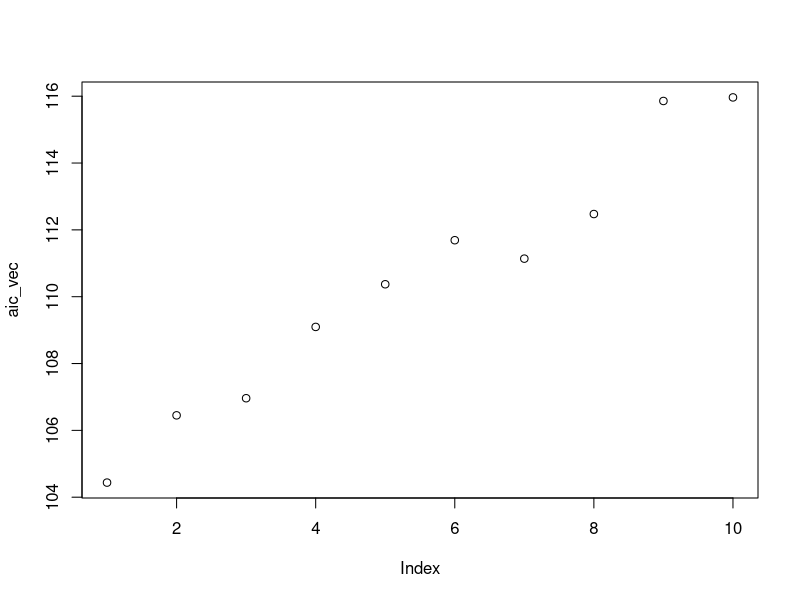
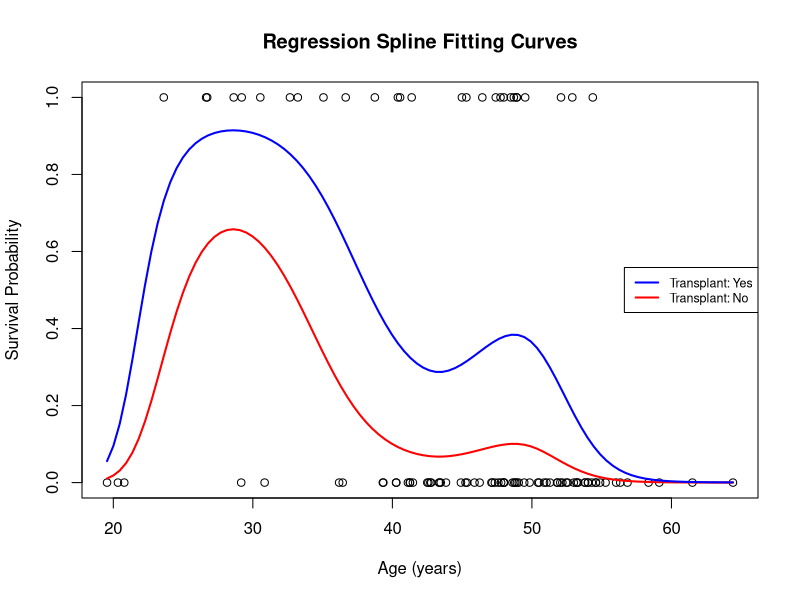
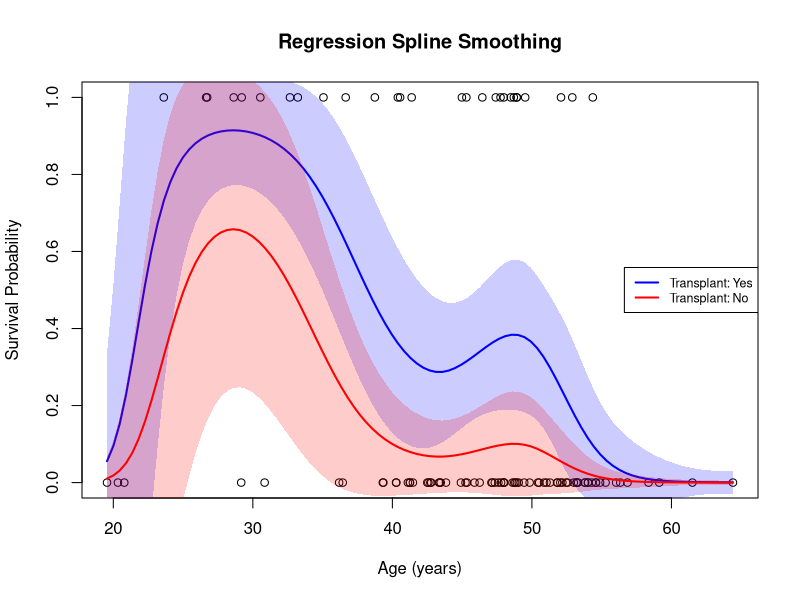
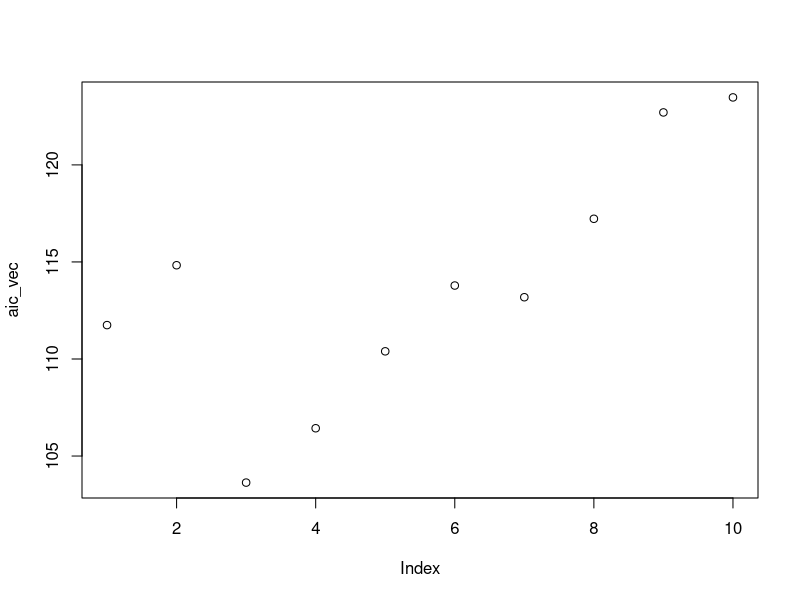
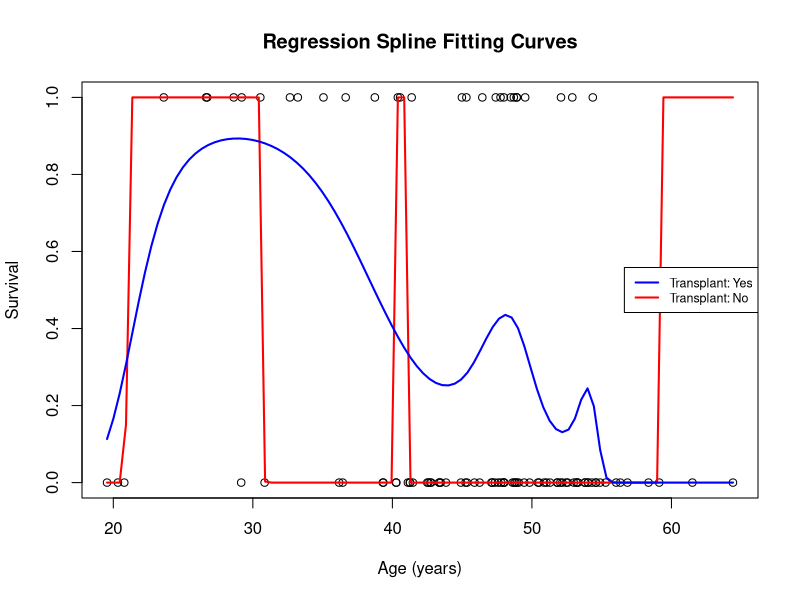
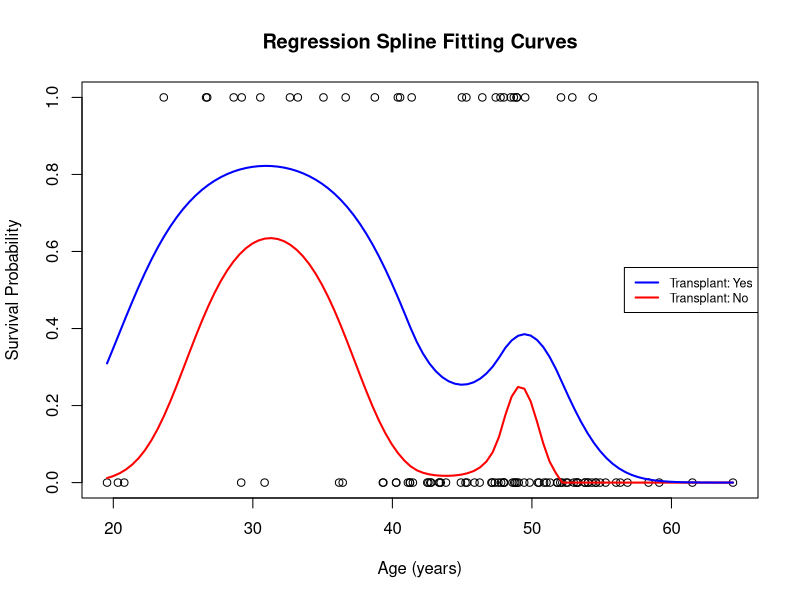
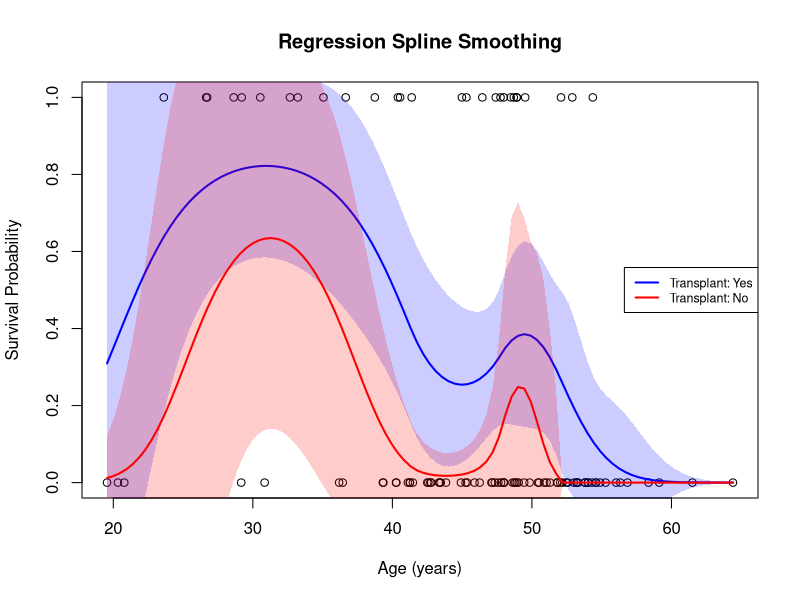

The R script that drew these images, in order:
## ---- chunk 1
library(ggplot2)
library(mgcv)
library(survival)
library(dplyr)
library(splines)
library(lmtest)
## ---- chunk 2
jasa
## ---- chunk 3
jasa$transplant_label <- factor(jasa$transplant, levels=c(0,1), labels=c("Transplant: No", "Transplant: Yes"))
jasa$fustat_label <- factor(jasa$fustat, levels=c(0,1), labels=c("Survived","Died") )
jasa$fustat_rev <- -(jasa$fustat-1)
## ---- chunk 4
clean <-jasa[which(jasa$age!=min(jasa$age)),]
## ---- chunk 5
glm_main <- glm(fustat_rev ~ age + transplant, data = clean, family = binomial())
summary(glm_main)
## ---- chunk 6
glm_int <- glm(fustat_rev ~ age + transplant + age*transplant, data = clean, family = binomial())
summary(glm_int)
## ---- chunk 7
# for the main effect model
m_grid <- seq(1,10,by=1)
aic_vec <- rep(NA, length(m_grid))
for (i in 1:length(m_grid)){
  m <- m_grid[i]
  res <- glm(fustat_rev ~ bs(age, df=m+4) + transplant, family = binomial(link = "logit"), 
             data = clean) 
  aic_vec[i] <- AIC(res)
}
m_grid[which.min(aic_vec)]
## ---- chunk 8
plot(aic_vec)
## ---- chunk 9
reg_main <- glm(fustat_rev ~ bs(age, df = 5) + transplant,
             family = binomial, data = clean)
summary(reg_main)
## ---- chunk 10
ages <- sort(clean$age)
transplants <- clean$transplant[order(clean$age)]
xval <- seq(min(clean$age),max(clean$age),length.out=100)
transplant_0 <- rep(0, length(xval))
transplant_1 <- rep(1, length(xval))

reg_main_0 <- predict(reg_main, newdata = data.frame(age=xval, transplant=transplant_0), type = "response")
reg_main_1 <- predict(reg_main, newdata = data.frame(age=xval, transplant=transplant_1), type = "response")
plot(clean$age, clean$fustat_rev, xlab = "Age (years)", ylab = "Survival Probability", main="Regression Spline Fitting Curves")
lines(xval, reg_main_0, col = "red", lwd = 2)
lines(xval, reg_main_1, col = "blue", lwd = 2)
legend("right", legend=c("Transplant: Yes","Transplant: No"), 
       ncol=1, col=c("blue","red"), lwd=2, lty=1, cex=0.75)
## ---- chunk 11
pred_0 <- predict(reg_main, newdata = data.frame(age=xval, transplant=transplant_0), type = "response",se.fit=TRUE)
upper_0 <- pred_0$fit + 1.96*pred_0$se.fit
lower_0 <- pred_0$fit - 1.96*pred_0$se.fit
pred_1 <- predict(reg_main, newdata = data.frame(age=xval, transplant=transplant_1), type = "response",se.fit=TRUE)
upper_1 <- pred_1$fit + 1.96*pred_1$se.fit
lower_1 <- pred_1$fit - 1.96*pred_1$se.fit
## ---- chunk 12
plot(clean$age, clean$fustat_rev, xlab = "Age (years)", ylab = "Survival Probability", main="Regression Spline Smoothing")
lines(xval, pred_1$fit, col = "blue", lwd = 2)
polygon(x=c(xval, rev(xval)), y=c(lower_1,rev(upper_1)), col = rgb(0, 0, 1, 0.2), border=NA)
lines(xval, pred_0$fit, col = "red", lwd = 2)
polygon(x=c(xval, rev(xval)), y=c(lower_0,rev(upper_0)), col = rgb(1, 0, 0, 0.2), border=NA)
legend("right", legend=c("Transplant: Yes","Transplant: No"), 
       ncol=1, col=c("blue","red"), lwd=2, lty=1, cex=0.75)
## ---- chunk 13
# for the interaction model
m_grid <- seq(1,10,by=1)
aic_vec <- rep(NA, length(m_grid))
for (i in 1:length(m_grid)){
  m <- m_grid[i]
  res <- glm(fustat_rev ~ bs(age, df=m+4) + transplant + bs(age, df=m+4)*transplant, family = binomial(link = "logit"), data = clean) 
  aic_vec[i] <- AIC(res)
}
m_grid[which.min(aic_vec)]
## ---- chunk 14
plot(aic_vec)
## ---- chunk 15
reg_int <- glm(fustat_rev ~ bs(age, df = 7)*transplant,
             family = binomial(link = "logit"), data = clean)

summary(reg_int)
## ---- chunk 16
reg_int_0 <- predict(reg_int, newdata = data.frame(age=xval, transplant=transplant_0), type = "response")
reg_int_1 <- predict(reg_int, newdata = data.frame(age=xval, transplant=transplant_1), type = "response")
plot(clean$age, clean$fustat_rev, xlab = "Age (years)", ylab = "Survival", main="Regression Spline Fitting Curves")
lines(xval, reg_int_0, col = "red", lwd = 2)
lines(xval, reg_int_1, col = "blue", lwd = 2)
legend("right", legend=c("Transplant: Yes","Transplant: No"), 
       ncol=1, col=c("blue","red"), lwd=2, lty=1, cex=0.75)
## ---- chunk 17
reg_int <- glm(fustat_rev ~ bs(age, df=5,degree=2) + transplant + bs(age, df=5,degree=2)*transplant, family = binomial(link = "logit"), data = clean) 

summary(reg_int)
## ---- chunk 18
xval <- seq(min(clean$age),max(clean$age),length.out=100)
transplant_0 <- rep(0, length(xval))
transplant_1 <- rep(1, length(xval))

reg_int_0 <- predict(reg_int, newdata = data.frame(age=xval, transplant=transplant_0), type = "response")
reg_int_1 <- predict(reg_int, newdata = data.frame(age=xval, transplant=transplant_1), type = "response")

plot(clean$age, clean$fustat_rev, xlab = "Age (years)", ylab = "Survival Probability", main="Regression Spline Fitting Curves")
lines(xval, reg_int_0, col = "red", lwd = 2)
lines(xval, reg_int_1, col = "blue", lwd = 2)
legend("right", legend=c("Transplant: Yes","Transplant: No"), 
       ncol=1, col=c("blue","red"), lwd=2, lty=1, cex=0.75)
## ---- chunk 19
pred_0 <- predict(reg_int, newdata = data.frame(age=xval, transplant=transplant_0), type = "response",se.fit=TRUE)
upper_0 <- pred_0$fit + 1.96*pred_0$se.fit
lower_0 <- pred_0$fit - 1.96*pred_0$se.fit
pred_1 <- predict(reg_int, newdata = data.frame(age=xval, transplant=transplant_1), type = "response",se.fit=TRUE)
upper_1 <- pred_1$fit + 1.96*pred_1$se.fit
lower_1 <- pred_1$fit - 1.96*pred_1$se.fit
## ---- chunk 20
plot(clean$age, clean$fustat_rev, xlab = "Age (years)", ylab = "Survival Probability", main="Regression Spline Smoothing")
lines(xval, pred_1$fit, col = "blue", lwd = 2)
polygon(x=c(xval, rev(xval)), y=c(lower_1,rev(upper_1)), col = rgb(0, 0, 1, 0.2), border=NA)
lines(xval, pred_0$fit, col = "red", lwd = 2)
polygon(x=c(xval, rev(xval)), y=c(lower_0,rev(upper_0)), col = rgb(1, 0, 0, 0.2), border=NA)
legend("right", legend=c("Transplant: Yes","Transplant: No"), 
       ncol=1, col=c("blue","red"), lwd=2, lty=1, cex=0.75)
## ---- chunk 21
lrtest(reg_main,glm_main)
## ---- chunk 22
anova(reg_main, glm_main, test = "Chisq")
## ---- chunk 23
lrtest(reg_main, reg_int)
## ---- chunk 24
anova(reg_main, reg_int, test = "Chisq")
## ---- chunk 25
AIC(glm_main,glm_int,reg_main, reg_int)
